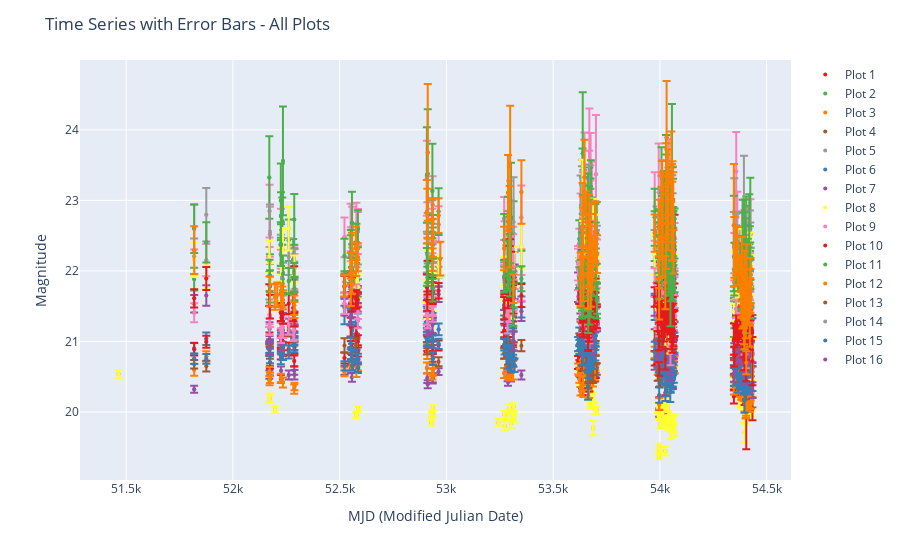

Here is the notebook cell this chart was saved with:
### Code cell
# Visualize all light curves on one graph

fig = px.scatter()

color_cycle = itertools.cycle(px.colors.qualitative.Set1)

for i, df in enumerate(all_dataframes):
    trace = go.Scatter(
        x=df['mjd'],
        y=df['mag'],
        mode='markers',
        name=f'Plot {i + 1}',
        marker=dict(size=4, color=next(color_cycle))
    )

    error_bars = go.Scatter(
        x=df['mjd'],
        y=df['mag'],
        error_y=dict(
            type='data',
            array=df['magerr'],
            visible=True
        ),
        mode='markers',
        marker=dict(size=4, color=next(color_cycle)),
        showlegend=False
    )

    fig.add_trace(trace)
    fig.add_trace(error_bars)

fig.update_xaxes(title_text='MJD (Modified Julian Date)')
fig.update_yaxes(title_text='Magnitude')

fig.update_layout(title_text="Time Series with Error Bars - All Plots", showlegend=True)
fig.show()
